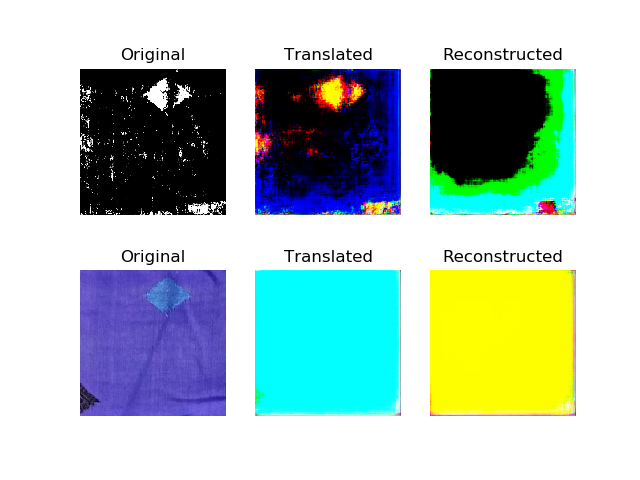
#> input picture Handloom-Design-Generation-using-Deep-Neural-Networks/neural-loom-server/discogan-server/saved_images/0_0.png, 640 x 480 px
$ python -i edgeDetector.py   (imports and definitions only)
#> lines starting #> are read from the running program, lines starting #| are printed output that depends on the picture; after the words box and inside, x2 and y2 are one past the last pixel; in counts of white or black regions, pixels touching at a corner belong together
#> further down, picture is the input picture: shape (480, 640, 3); mean B, G, R 189.2, 197.5, 175.2
import cv2
import numpy as np
import os


def edge(img):
    '''
    (thresh, img) = cv2.threshold(img, 0, 255, cv2.THRESH_BINARY | cv2.THRESH_OTSU)
    v = np.median(img)
    sigma=8
	# apply automatic Canny edge detection using the computed median
    lower = int(max(0, (1.0 - sigma) * v))
    upper = int(min(255, (1.0 + sigma) * v))
    img = cv2.Canny(img , lower , upper )
    #(thresh, img) = cv2.threshold(img, 0, 255, cv2.THRESH_BINARY | cv2.THRESH_OTSU)
    ind_w = img > 128
    ind_b = img < 128
    img[ind_w] = 0
    img[ind_b] = 255
    img = np.stack((img,)*3,-1)
    return img
    '''
    img1 = img
    lab= cv2.cvtColor(img1, cv2.COLOR_BGR2LAB)
#> lab: shape (480, 640, 3); mean of channels 0, 1, 2 198.2, 125.7, 128.5
    l, a, b = cv2.split(lab)
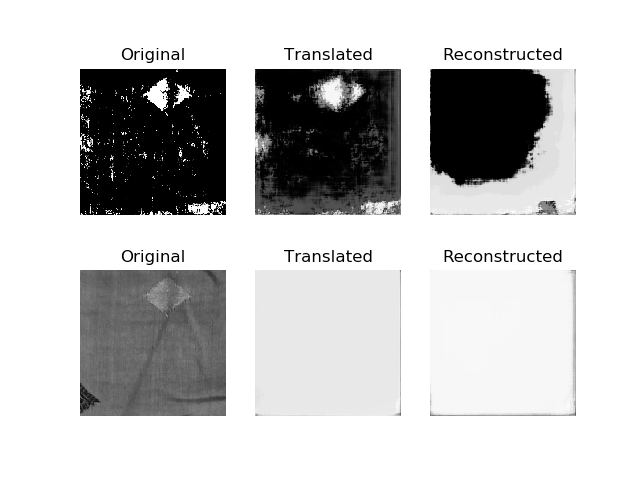
#> l: shape (480, 640); min 0, max 255, mean 198.2
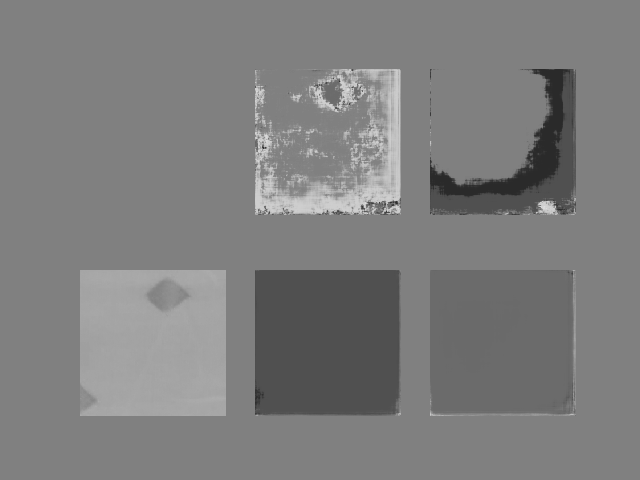
#> a: shape (480, 640); min 42, max 220, mean 125.7
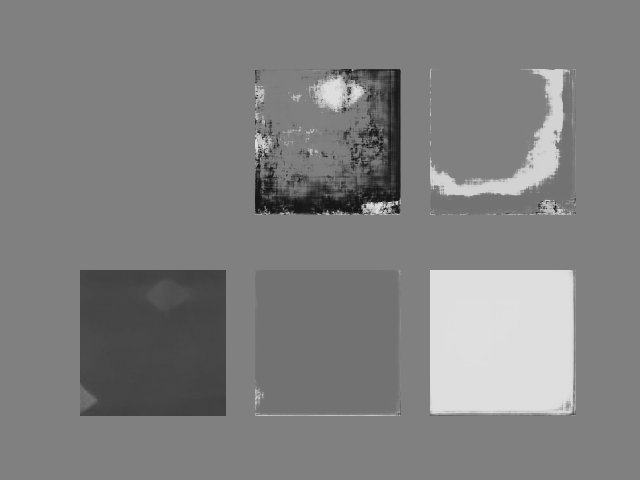
#> b: shape (480, 640); min 20, max 223, mean 128.5

    clahe = cv2.createCLAHE(clipLimit=3.0, tileGridSize=(8,8))
    cl = clahe.apply(l)
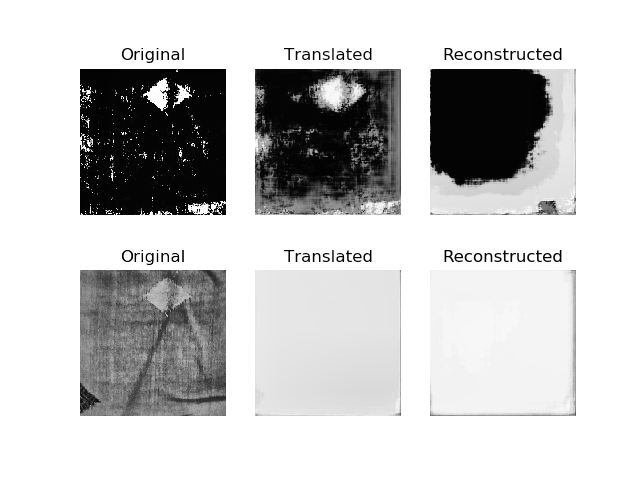
#> cl: shape (480, 640); min 2, max 255, mean 199.9
    #-----Converting image from LAB Color model to RGB model--------------------

    im_gray = cl
    (thresh, im_bw) = cv2.threshold(im_gray, 128, 255, cv2.THRESH_BINARY | cv2.THRESH_OTSU)
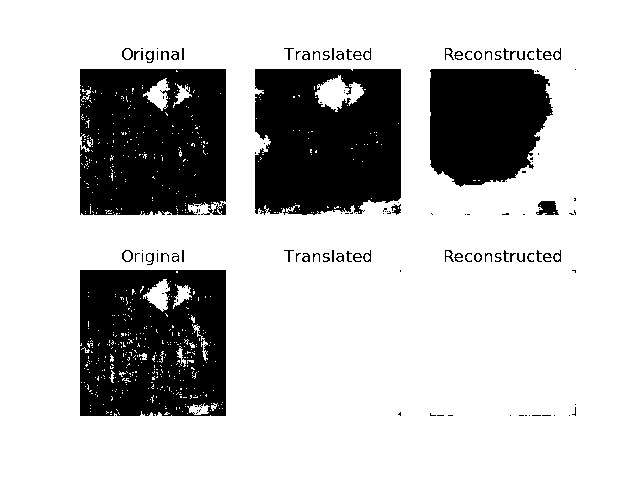
#> im_bw: shape (480, 640); 76.3% white; 142 black regions (81 under 20 px), largest, box (x1, y1, x2, y2) and area: (80, 69, 226, 215) 19845, (80, 270, 226, 416) 19278, (255, 69, 401, 215) 19140
#> thresh = 146
    thresh = 127
    im_bw = cv2.threshold(im_gray, thresh, 255, cv2.THRESH_BINARY)[1]
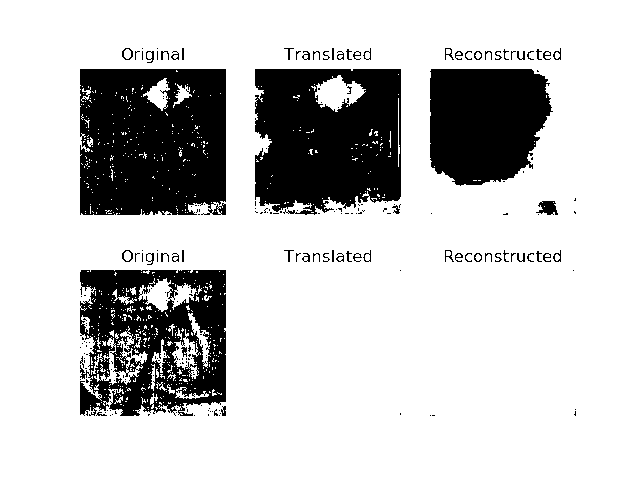
#> im_bw: shape (480, 640); 78.2% white; 223 black regions (162 under 20 px), largest, box (x1, y1, x2, y2) and area: (80, 69, 226, 215) 19763, (255, 69, 401, 215) 18035, (80, 270, 226, 416) 14712
    img=np.stack((im_bw,)*3,-1)
#> img: shape (480, 640, 3); mean of channels 0, 1, 2 199.4, 199.4, 199.4

    return img


# [75 lines left out: function parse_folder, not called in this run]

# [13 lines not run here, left out]

>>> import cv2
>>> picture = cv2.imread('saved_images/0_0.png')
>>> result = edge(picture)
